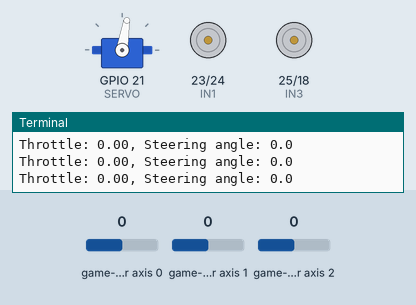
This program was run on a simulated Raspberry Pi (BCM pin numbers). On the bench: servo, motor-driver pin pairs drawn as motors (green arrow = first pin HIGH = forward, orange = second pin HIGH = backward, longer = more drive, scaled by the enable pin), the last lines printed to the terminal. Inputs (shaded band) come from the test bench; at power-on: game-controller axis 0 0, game-controller axis 2 0, game-controller axis 1 0. Servo angles are drawn from the pulse width (0.5 ms = 0°, 2.5 ms = 180°).

Above: at 1.4 s.
1.5 s: game-controller axis 0 set to -1
At 2.7 s:
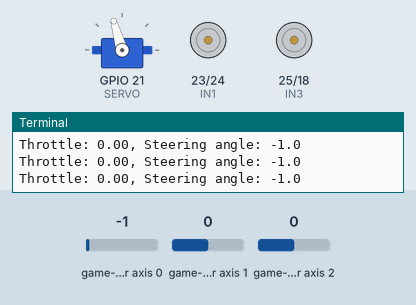
3.0 s: game-controller axis 2 set to -1
At 3.4 s:
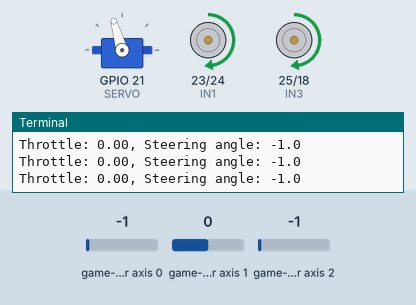
4.5 s: game-controller axis 0 set to -0.5
At 5.2 s:
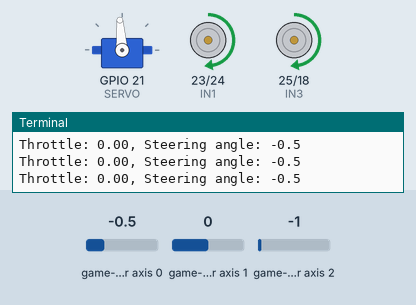
6.0 s: game-controller axis 2 set to -0.5
At 6.3 s:
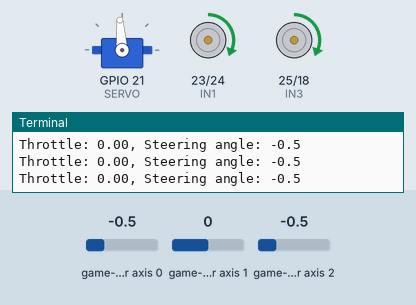
7.5 s: game-controller axis 0 set to 0.5
At 8.1 s:
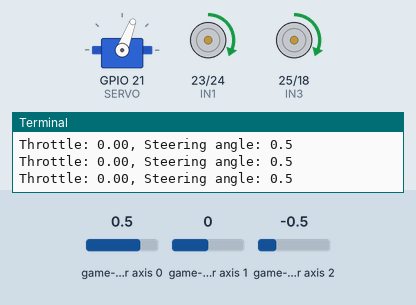
9.0 s: game-controller axis 2 set to 0
At 9.8 s:
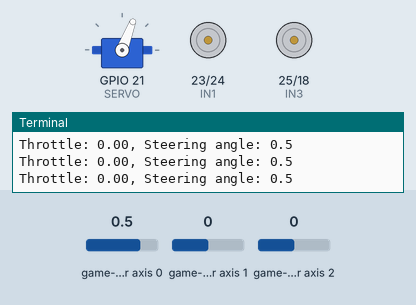
Timing chart, 0 to 11.5 s (numbered marks = the images above; inputs shaded):
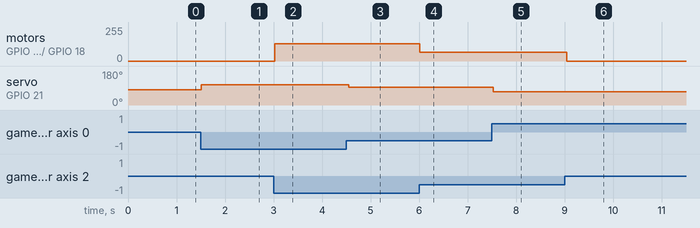

Measured:
- after the input at 1.5 s, servo on GPIO 21 (SERVO): 81° → 106° at once
- after the input at 3.0 s, motor on GPIO 23 (IN1) / GPIO 24 (IN2), motor on GPIO 25 (IN3) / GPIO 18 (IN4): stopped → forward 128/255 at once
- after the input at 4.5 s, servo on GPIO 21 (SERVO): 106° → 94° after 0.05 s
- after the input at 6.0 s, motor on GPIO 23 (IN1) / GPIO 24 (IN2), motor on GPIO 25 (IN3) / GPIO 18 (IN4): forward 128/255 → forward 64/255 at once
- after the input at 7.5 s, servo on GPIO 21 (SERVO): 94° → 69° at once
- after the input at 9.0 s, motor on GPIO 23 (IN1) / GPIO 24 (IN2), motor on GPIO 25 (IN3) / GPIO 18 (IN4): forward 64/255 → stopped after 0.05 s

The program:

xbox.py
```python
import pygame
import RPi.GPIO as GPIO
import time

GPIO.setmode(GPIO.BCM)

#pins declared

IN1 = 23 #left motor
IN2 = 24 #left motor
IN3 = 25 #right motor
IN4 = 18 #right motor
ENA = 12 #left speed
ENB = 13 #right speed
SERVO = 21

GPIO.setup(IN1, GPIO.OUT)
GPIO.setup(IN2, GPIO.OUT)
GPIO.setup(IN3, GPIO.OUT)
GPIO.setup(IN4, GPIO.OUT)
GPIO.setup(ENA, GPIO.OUT)
GPIO.setup(ENB, GPIO.OUT)
GPIO.setup(SERVO, GPIO.OUT)


pwm_left = GPIO.PWM(ENA, 1000)
pwm_right = GPIO.PWM(ENB,1000)
pwm_left.start(30)
pwm_right.start(30)

servo_pwm = GPIO.PWM(SERVO, 50)
servo_pwm.start(0)

#xbox control

pygame.init()
controller = pygame.joystick.Joystick(0)
controller.init()

DEADZONE = .1
was_centered = False

#helper

def set_motors(speed):
	speed = max(-1.0, min(1.0, speed))

	if speed > 0:
		GPIO.output(IN1, GPIO.HIGH)
		GPIO.output(IN2, GPIO.LOW)
		GPIO.output(IN3, GPIO.HIGH)
		GPIO.output(IN4, GPIO.LOW)
	elif speed < 0:
		GPIO.output(IN1, GPIO.LOW)
		GPIO.output(IN2, GPIO.HIGH)
		GPIO.output(IN3, GPIO.LOW)
		GPIO.output(IN4, GPIO.HIGH)
	else:
		if speed > 0:
			GPIO.output(IN1, GPIO.LOW)
			GPIO.output(IN2, GPIO.LOW)
			GPIO.output(IN3, GPIO.LOW)
			GPIO.output(IN4, GPIO.LOW)

	duty_cycle = abs(speed) * 100
	pwm_left.ChangeDutyCycle(duty_cycle)
	pwm_right.ChangeDutyCycle(duty_cycle)

#servo help
def set_servo_angle(angle):

	angle = max(0, min(180, angle))
	duty_cycle = 2 + (angle / 18)
	servo_pwm.ChangeDutyCycle(duty_cycle)

def servo_off():
	servo_pwm.ChangeDutyCycle(0)

pygame.event.pump()
time.sleep(.2)
pygame.event.pump()
center_offset = controller.get_axis(0)

#main drive

try:
	while True:
		pygame.event.pump()

		throttle = controller.get_axis(5)
		reverse = controller.get_axis(2)
		steering = controller.get_axis(1)

		throttle_val = (throttle + 1) / 2
		reverse_val = (reverse + 1) / 2

		speed = throttle_val - reverse_val

		set_motors(speed)

		side_steer = controller.get_axis(0)
		steering = side_steer - center_offset

		if abs(steering) < DEADZONE:
			if not was_centered:
				set_servo_angle(90)
				time.sleep(0.3)
				servo_off()
				was_centered = True
		else:
			set_servo_angle( 90 - (steering * 25))
			was_centered = False

		time.sleep(.05)

		print(f"Throttle: {throttle:.2f}, Steering angle: {steering:.1f}")

except KeyboardInterrupt:
	print("stopping...")

finally:
	pwm_left.stop()
	pwm_right.stop()
	servo_pwm.stop()
	GPIO.cleanup()
```
